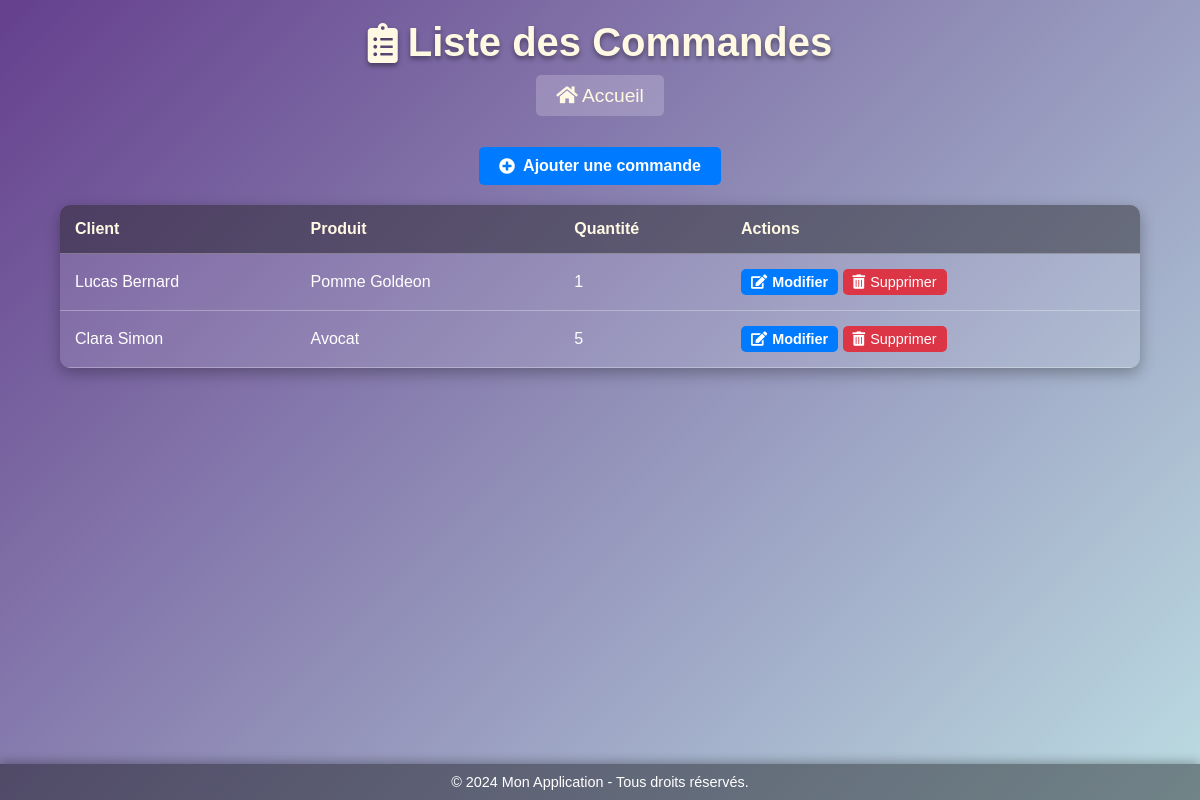
The page /commandes on the database as committed earlier.
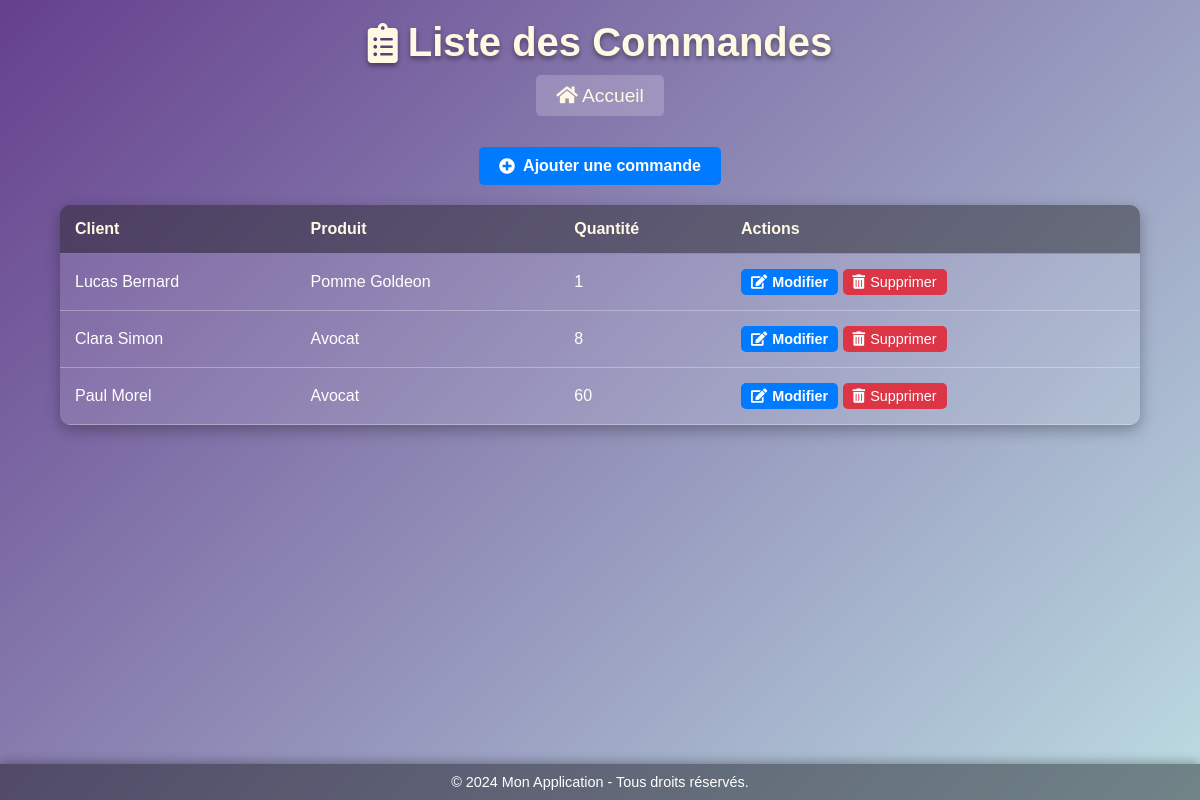
The same page on the database as committed later.
### tables this page shows
CREATE TABLE commandes (
                    id INTEGER PRIMARY KEY AUTOINCREMENT,
                    client_id INTEGER NOT NULL,
                    produit_id INTEGER NOT NULL,
                    quantite INTEGER NOT NULL,
                    FOREIGN KEY (client_id) REFERENCES clients (id),
                    FOREIGN KEY (produit_id) REFERENCES produits (id)
                );

CREATE TABLE clients (
                    id INTEGER PRIMARY KEY AUTOINCREMENT,
                    nom TEXT NOT NULL,
                    email TEXT NOT NULL,
                    adresse TEXT NOT NULL
                );

CREATE TABLE produits (
                        id INTEGER PRIMARY KEY AUTOINCREMENT,
                        nom TEXT NOT NULL,
                        prix REAL NOT NULL, 
                        description TEXT NOT NULL,
                        stock INTEGER NOT NULL,
                        type_produit TEXT NOT NULL
                    );

### app.py (the view)
@app.route('/commandes')
def list_commandes():
    commande = Commande(client_id=None, produit_id=None, quantite=None)
    orders = commande.get_commandes_with_details()
    clients = Client("", "", "")
    clients = clients.get_clients()
    produits = Produit()
    produits = produits.get_products()
    return render_template('list_commandes.html',
                         orders=orders,
                         clients=clients,
                         produits=produits)

### gestion_produit.py (called while the page is built)
    def get_products(self):
        try:
            with sqlite3.connect("app_database.db") as connection:
                cursor = connection.cursor()
                cursor.execute("SELECT * FROM produits")
                produits = cursor.fetchall()
                return [Produit(nom=row[1], prix=row[2], description=row[3], stock=row[4], type_produit=row[5], id=row[0]) for row in produits]
        except sqlite3.Error as e:
            print(f"Erreur lors de la récupération des produits : {e}")
            return []

    def get_clients(self):
        with sqlite3.connect("app_database.db") as connection:
            cursor = connection.cursor()
            cursor.execute("SELECT id, nom, email FROM clients")
            return cursor.fetchall()

### templates/list_commandes.html (shortened to what this page needs)
<!DOCTYPE html>
<html lang="fr">
<head>
    <link href="https://cdnjs.cloudflare.com/ajax/libs/font-awesome/5.15.3/css/all.min.css" rel="stylesheet">
    <link rel="stylesheet" type="text/css" href="{{ url_for('static', filename='style_orders.css') }}">
</head>
<body>
    <header>
        <h1><i class="fas fa-clipboard-list"></i> Liste des Commandes</h1>
    </header>
    <div class="home-link">
        <a href="{{ url_for('dashboard') }}"><i class="fas fa-home"></i> Accueil</a>
    </div>
    <main>
        {% if clients and produits %}
            <div class="action-link">
                <a href="{{ url_for('add_order') }}" class="btn-primary">
                    <i class="fas fa-plus-circle"></i> Ajouter une commande
                </a>
            </div>
        {% else %}
            <p class="info-message">
                <i class="fas fa-info-circle"></i> Impossible d'ajouter une commande : il n'y a pas de clients ou de produits disponibles.
            </p>
        {% endif %}
        <table>
            <thead>
                <tr>
                    <th>Client</th>
                    <th>Produit</th>
                    <th>Quantité</th>
                    <th>Actions</th>
                </tr>
            </thead>
            <tbody>
                {% if orders %}
                    {% for order in orders %}
                        <tr>
                            <td>{{ order[1] }}</td>
                            <td>{{ order[2] }}</td>
                            <td>{{ order[3] }}</td>
                            <td class="action-buttons">
                                <a href="{{ url_for('edit_order', order_id=order[0]) }}" class="btn-action btn-primary">
                                    <i class="fas fa-edit"></i> Modifier
                                </a>
                            <form method="POST" action="{{ url_for('delete_order', order_id=order[0]) }}" style="display:inline;">
                                <button type="submit" class="btn-action btn-danger" onclick="return confirm('Êtes-vous sûr de vouloir supprimer cette commande ?');">
                                    <i class="fas fa-trash-alt"></i> Supprimer
                                </button>
                            </form>
                            </td>
                        </tr>
                    {% endfor %}
                {% else %}
                    <tr>
                        <td colspan="4" class="no-data">
                            <i class="fas fa-folder-open"></i> Aucune commande à afficher.
                        </td>
                    </tr>
                {% endif %}
            </tbody>
        </table>
    </main>
    <footer>
        &copy; 2024 Mon Application - Tous droits réservés.
    </footer>
</body>
</html>

Rows that differ between the two databases and show on the page:
changed commandes "Clara Simon": quantite "5" → "8"
added commandes: nom "Paul Morel", nom "Avocat", quantite "60"
